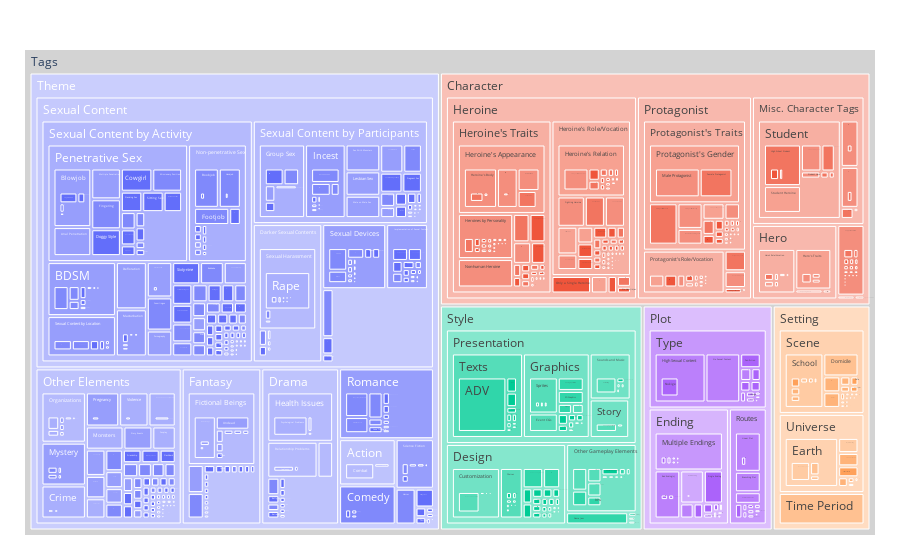

Write notebook code for a chart like this one.
### Code cell
import plotly.graph_objects as go


fig = go.Figure(go.Treemap(
    ids= df["id"],
    labels=df["name"],
    parents=df["parents"],
    values=df["vns"],
    root_color="lightgrey"
))

fig.update_layout(
    margin = dict(t=50, l=25, r=25, b=25)
)
fig.show()
# fig.write_html("index.html")

### Figure 1 — Plotly figure (JSON) as saved in the notebook; plotly's stock layout.template omitted (floating-point values rounded to 4 significant figures; data arrays with more than 128 entries replaced by an {"elided": "..."} marker saying what was removed)
{"data": [{"ids": {"elided": "2813 int values"}, "labels": {"elided": "2813 str values"}, "parents": {"elided": "2813 int values"}, "root": {"color": "lightgrey"}, "type": "treemap", "values": {"elided": "2813 int values"}}], "layout": {"margin": {"b": 25, "l": 25, "r": 25, "t": 50}}}
